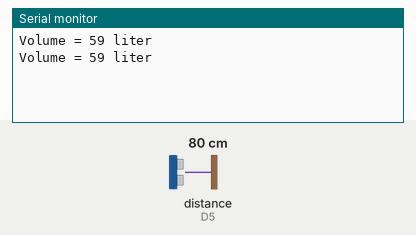
The sketch below on a simulated ESP8266 (NodeMCU). On the bench: the last lines printed to the serial monitor. Wiring (inferred from the names in the program): ultrasonic range finder: trigger D6; echo D5. The inputs (shaded band) are chosen by the test bench; at power-on: distance to the obstacle (sensor on D5) 80 cm. The echo pulse lasts 58.3 µs per cm; the RemoteXY app is connected.

Above: at 1.8 s.
1.9 s: distance to the obstacle (sensor on D5) set to 2 cm
At 2.8 s:
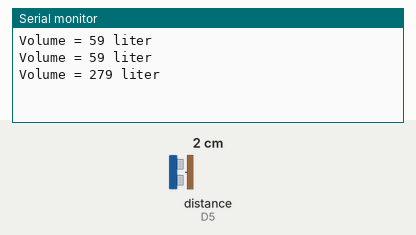
3.4 s: distance to the obstacle (sensor on D5) set to 4 cm
At 4.8 s:
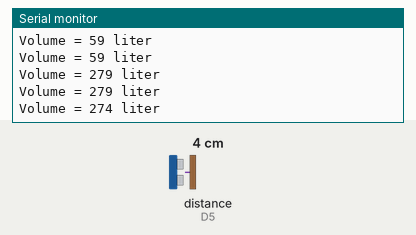
Timing chart, 0 to 6.4 s (numbered marks = the images above; inputs shaded):
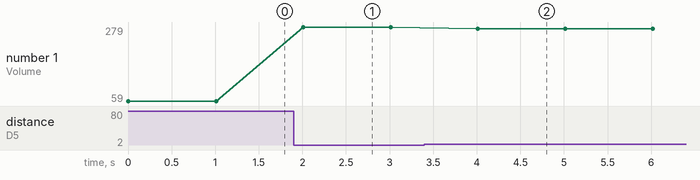

Measured:
- after the input at 1.9 s, the serial monitor: prints a new line after 0.11 s (image 1)
- after the input at 3.4 s, the serial monitor: prints a new line after 0.61 s (image 2)
- plotted number 1: 59 → 279 after the input at 1.9 s, 279 → 274 after the input at 3.4 s

The sketch:

Program_Monitoring_Volume_Tangki_RemoteXY.ino
```cpp
/***************************************
 * Project Monitoring Volume Tangki dg RemoteXY
 * Board  : NodeMCU ESP8266 V3
 * Input  : Sensor Ultrasonic HC-SR04
 * Output : RemoteXY
 * 99 Proyek IoT
 * www.ardutech.com
 ****************************************/
#define REMOTEXY_MODE__ESP8266WIFI_LIB_CLOUD
#include <ESP8266WiFi.h>
#include <RemoteXY.h>

//---GANTI SESUAI DENGAN JARINGAN WIFI
//---HOTSPOT ANDA
#define REMOTEXY_WIFI_SSID "ArdutechWiFi"  // Nama Hotspot/WiFi
#define REMOTEXY_WIFI_PASSWORD "12345678"  //  Password
#define REMOTEXY_CLOUD_SERVER "cloud.remotexy.com"
#define REMOTEXY_CLOUD_PORT 6376
//---GANTI SESUAI DENGAN TOKEN BLYNK ANDA
#define REMOTEXY_CLOUD_TOKEN "a95f45aa4292ce11414e54ef54181a78"

const int trigP = D6;
const int echoP = D5;
long duration;
unsigned int distance;
unsigned int volume,h2,la;
// RemoteXY configurate
#pragma pack(push, 1)
uint8_t RemoteXY_CONF[] =
   { 255,0,0,12,0,75,0,10,13,1,
  129,0,17,7,31,6,17,77,111,110,
  105,116,111,114,105,110,103,0,129,0,
  12,16,41,6,17,86,111,108,117,109,
  101,32,84,97,110,103,107,105,0,129,
  0,8,29,18,6,24,86,111,108,117,
  109,101,32,58,0,67,4,35,28,21,
  7,24,13,11,66,1,16,40,32,47,
  204,31 };

// this structure defines all the variables and events of your control interface
struct {

    // output variables
  char text_1[11];  // string UTF8 end zero
  int8_t level_1; // =0..100 level position

    // other variable
  uint8_t connect_flag;  // =1 if wire connected, else =0

} RemoteXY;
#pragma pack(pop)

/////////////////////////////////////////////
//           END RemoteXY include          //
/////////////////////////////////////////////
void ReadUltrasonic()
{
  digitalWrite(trigP, LOW);
  delayMicroseconds(2);
  digitalWrite(trigP, HIGH);
  delayMicroseconds(10);
  digitalWrite(trigP, LOW);
  duration = pulseIn(echoP, HIGH);
  distance= duration*0.034/2;
  if (distance>100)distance=100;
  h2=100-distance;
  volume=la*h2/1000;
  Serial.print("Volume = ");
  Serial.print(volume);
  Serial.println(" liter");
}


void setup()
{
  Serial.begin(9600);
  pinMode(trigP, OUTPUT);
  pinMode(echoP, INPUT);
  RemoteXY_Init ();
   // tinggi tangki 1 m (100 cm)
  // diameter alas 60 cm
  // Luas alas = 3.14x30x30 = 2826 cm2
  la=2826;
}

void loop()
{
  RemoteXY_Handler ();
  ReadUltrasonic();
  dtostrf(volume, 0, 0, RemoteXY.text_1);
  int level=map(volume,0,280,0,100);
  RemoteXY.level_1 = level;
  delay(1000);
}
```
